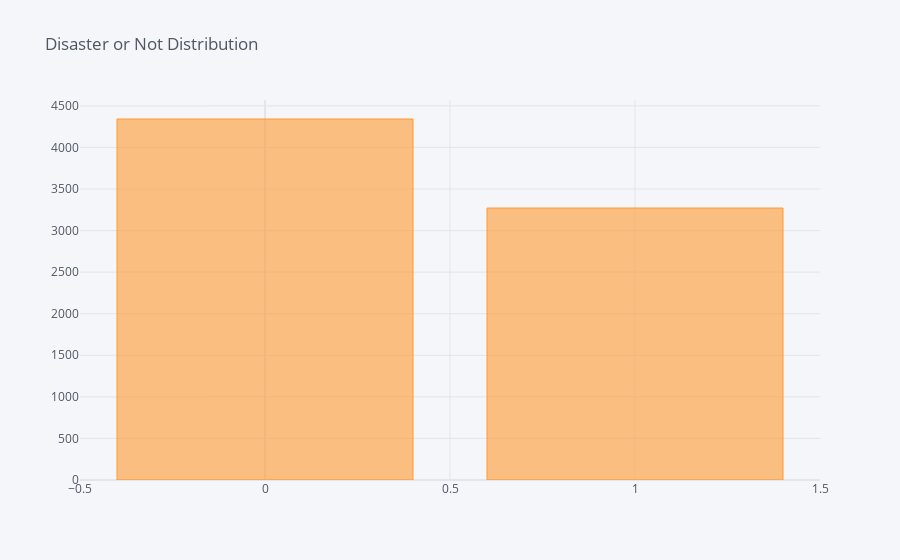

The notebook cell saved with this chart:
### Code cell
target = train_df['target'].value_counts()
target.iplot(kind='bar', title="Disaster or Not Distribution")

### Figure 1 — Plotly figure (JSON) as saved in the notebook; plotly's stock layout.template omitted (floating-point values rounded to 4 significant figures)
{"data": [{"marker": {"color": "rgba(255, 153, 51, 0.6)", "line": {"color": "rgba(255, 153, 51, 1.0)", "width": 1}}, "name": "target", "orientation": "v", "text": "", "type": "bar", "x": [0, 1], "y": [4342, 3271]}], "layout": {"legend": {"bgcolor": "#F5F6F9", "font": {"color": "#4D5663"}}, "paper_bgcolor": "#F5F6F9", "plot_bgcolor": "#F5F6F9", "title": {"font": {"color": "#4D5663"}, "text": "Disaster or Not Distribution"}, "xaxis": {"gridcolor": "#E1E5ED", "showgrid": true, "tickfont": {"color": "#4D5663"}, "title": {"font": {"color": "#4D5663"}, "text": ""}, "zerolinecolor": "#E1E5ED"}, "yaxis": {"gridcolor": "#E1E5ED", "showgrid": true, "tickfont": {"color": "#4D5663"}, "title": {"font": {"color": "#4D5663"}, "text": ""}, "zerolinecolor": "#E1E5ED"}}}
